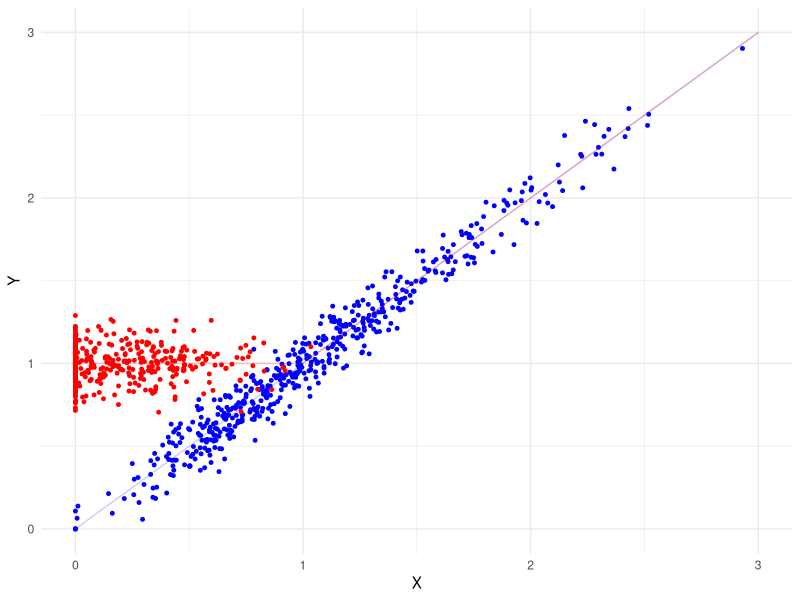
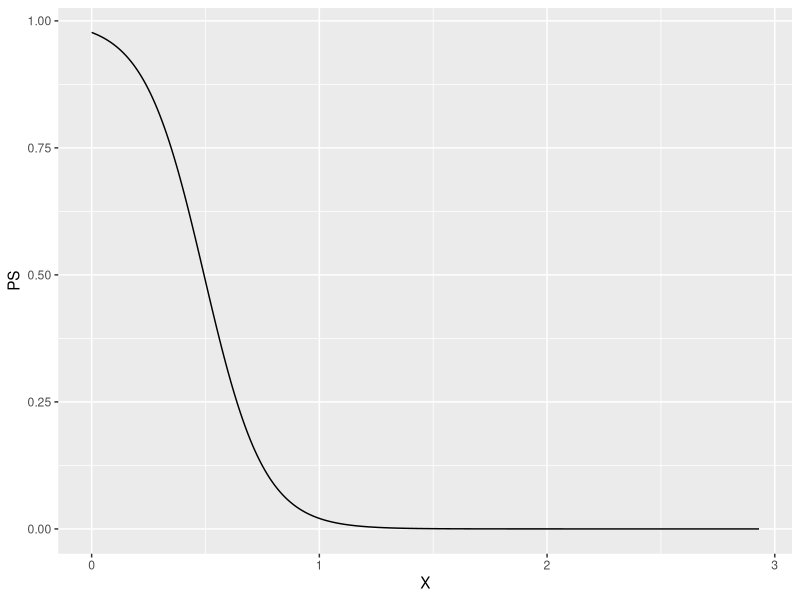
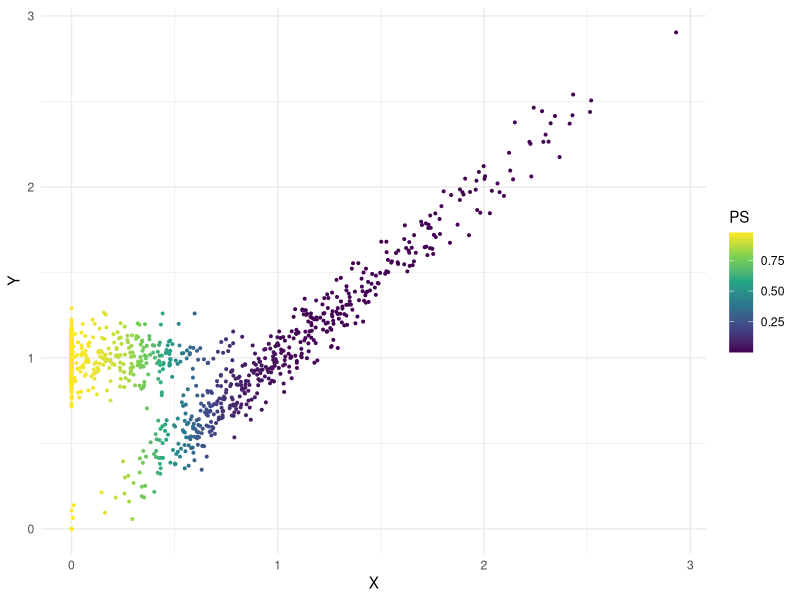
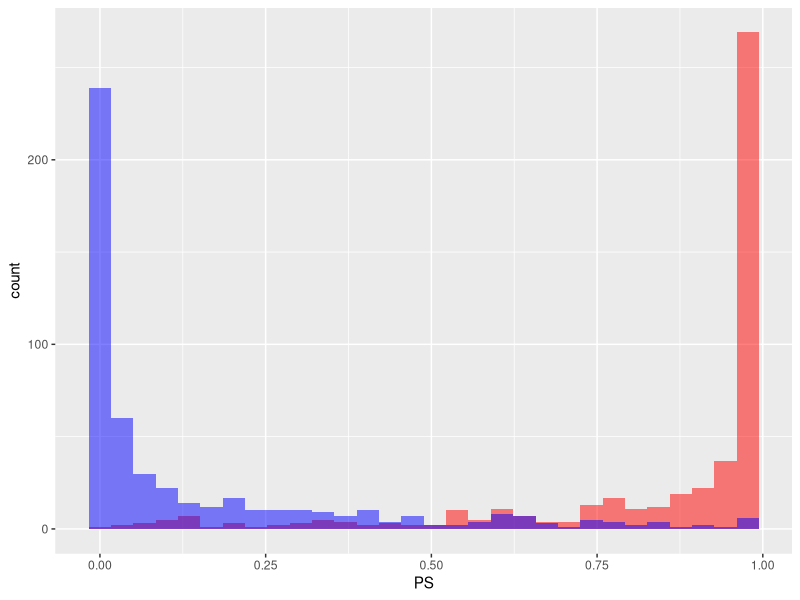
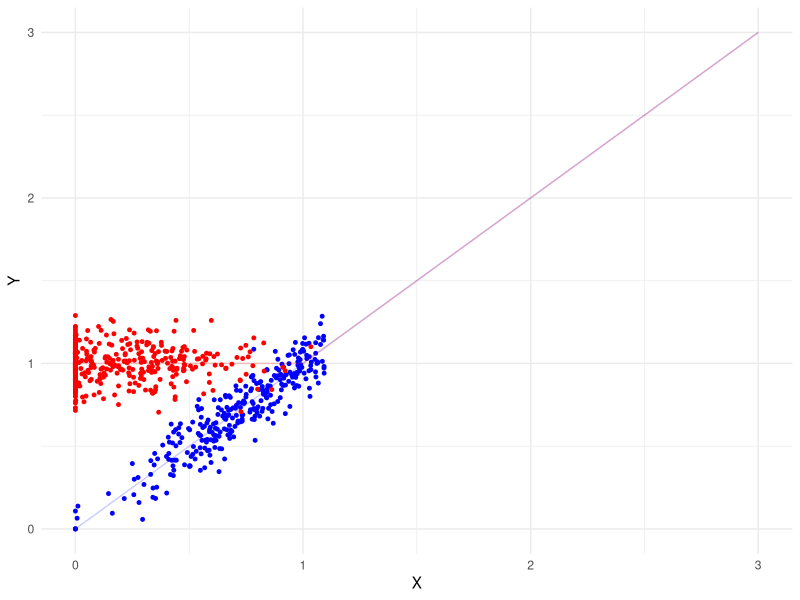

The R script that drew these images, in order:
## ---- chunk 1
knitr::opts_chunk$set(echo = TRUE)

library(tidyverse)
library(ggplot2)
## ---- chunk 2
set.seed(123)

simulate_data <- function(N){

  data <- tibble(
    X = pmax(rnorm(N,0.5,0.75),0),
    D = as.numeric(X + rnorm(N,0,0.25) < 0.5),
    Y0 = pmax(X + rnorm(N,0,0.1),0),
    Y1 = pmax(rnorm(N,1,0.1),Y0),
    Y = if_else(D==1,Y1,Y0)
    )
  
  data
}

plot_data <- function(data){
  data |> 
    ggplot(aes(x=X,y=Y)) +
    geom_point(data=filter(data,D==0),color='blue',size=1) +
    geom_point(data=filter(data,D==1),color='red',size=1) +
    annotate("segment", x = 0, y = 0, xend = 3, yend = 3,color='blue',alpha=0.2) +
    annotate("segment", x = 0, y = 1, xend = 1, yend = 1, color = "red", alpha = 0.2) +
    annotate("segment", x = 1, y = 1, xend = 3, yend = 3, color = "red", alpha = 0.2) +
    theme_minimal() +
    labs(
      color='Treated'
    )
}

# Simulate 1000 observations
data <- simulate_data(1000)

plot_data(data)
## ---- chunk 3
# Estimate the ATE, ATT, ATU using sample size of 1 million obs
simulate_data(1000000) |> 
  summarize(
    ATE = mean(Y1 - Y0),
    ATT = mean(Y1[D==1]) - mean(Y0[D==1]),
    ATU = mean(Y1[D==0]) - mean(Y0[D==0]),
    diff_in_means = mean(Y[D==1]) - mean(Y[D==0])
  )
## ---- chunk 4
propensity_model = glm(D ~ X, family=binomial(link='logit'),data=data)
## ---- chunk 5
data <- data |>
  mutate(
    PS = predict(propensity_model,type='response')
    )
## ---- chunk 6
data |> 
  ggplot(aes(x=X,y=PS)) +
  geom_line()
## ---- chunk 7
data |> 
  ggplot(aes(x=X,y=Y,color=PS)) +
  geom_point(size=0.7) +
  scale_color_viridis_c() +
  theme_minimal()
## ---- chunk 8
data |> 
  ggplot(aes(x=PS)) +
  geom_histogram(data=filter(data,D==1),fill='red',alpha=0.5) +
  geom_histogram(data=filter(data,D==0),fill='blue',alpha=0.5) +
  labs(fill='Treated')
## ---- chunk 9
common_support_data <- data |> 
  filter((PS>0.01) & (PS < 0.99))

common_support_data |> 
  summarize(
    n_treated = sum(D),
    n_control = sum(1-D)
  )
## ---- chunk 10
plot_data(common_support_data)
## ---- chunk 11
data |>
  mutate(
    stratum = round(PS,1)
    ) |>
  group_by(stratum) |>
  summarize(
    n_treated = sum(D),
    n_control = sum(1-D),
    Y0_est = mean(Y[D==0]),
    Y1_est = mean(Y[D==1]),
    CATE_est = Y1_est - Y0_est
  )
## ---- chunk 12
data |> 
  mutate(
    treated_weight = D,
    control_weight = if_else(D==1,0,PS/(1-PS))
  ) |> 
  summarize(
    weighted_Y1_est =  sum(treated_weight*Y)/sum(treated_weight),
    weighted_Y0_est = sum(control_weight*Y)/sum(control_weight),
    ATT_est = weighted_Y1_est - weighted_Y0_est,
    )
